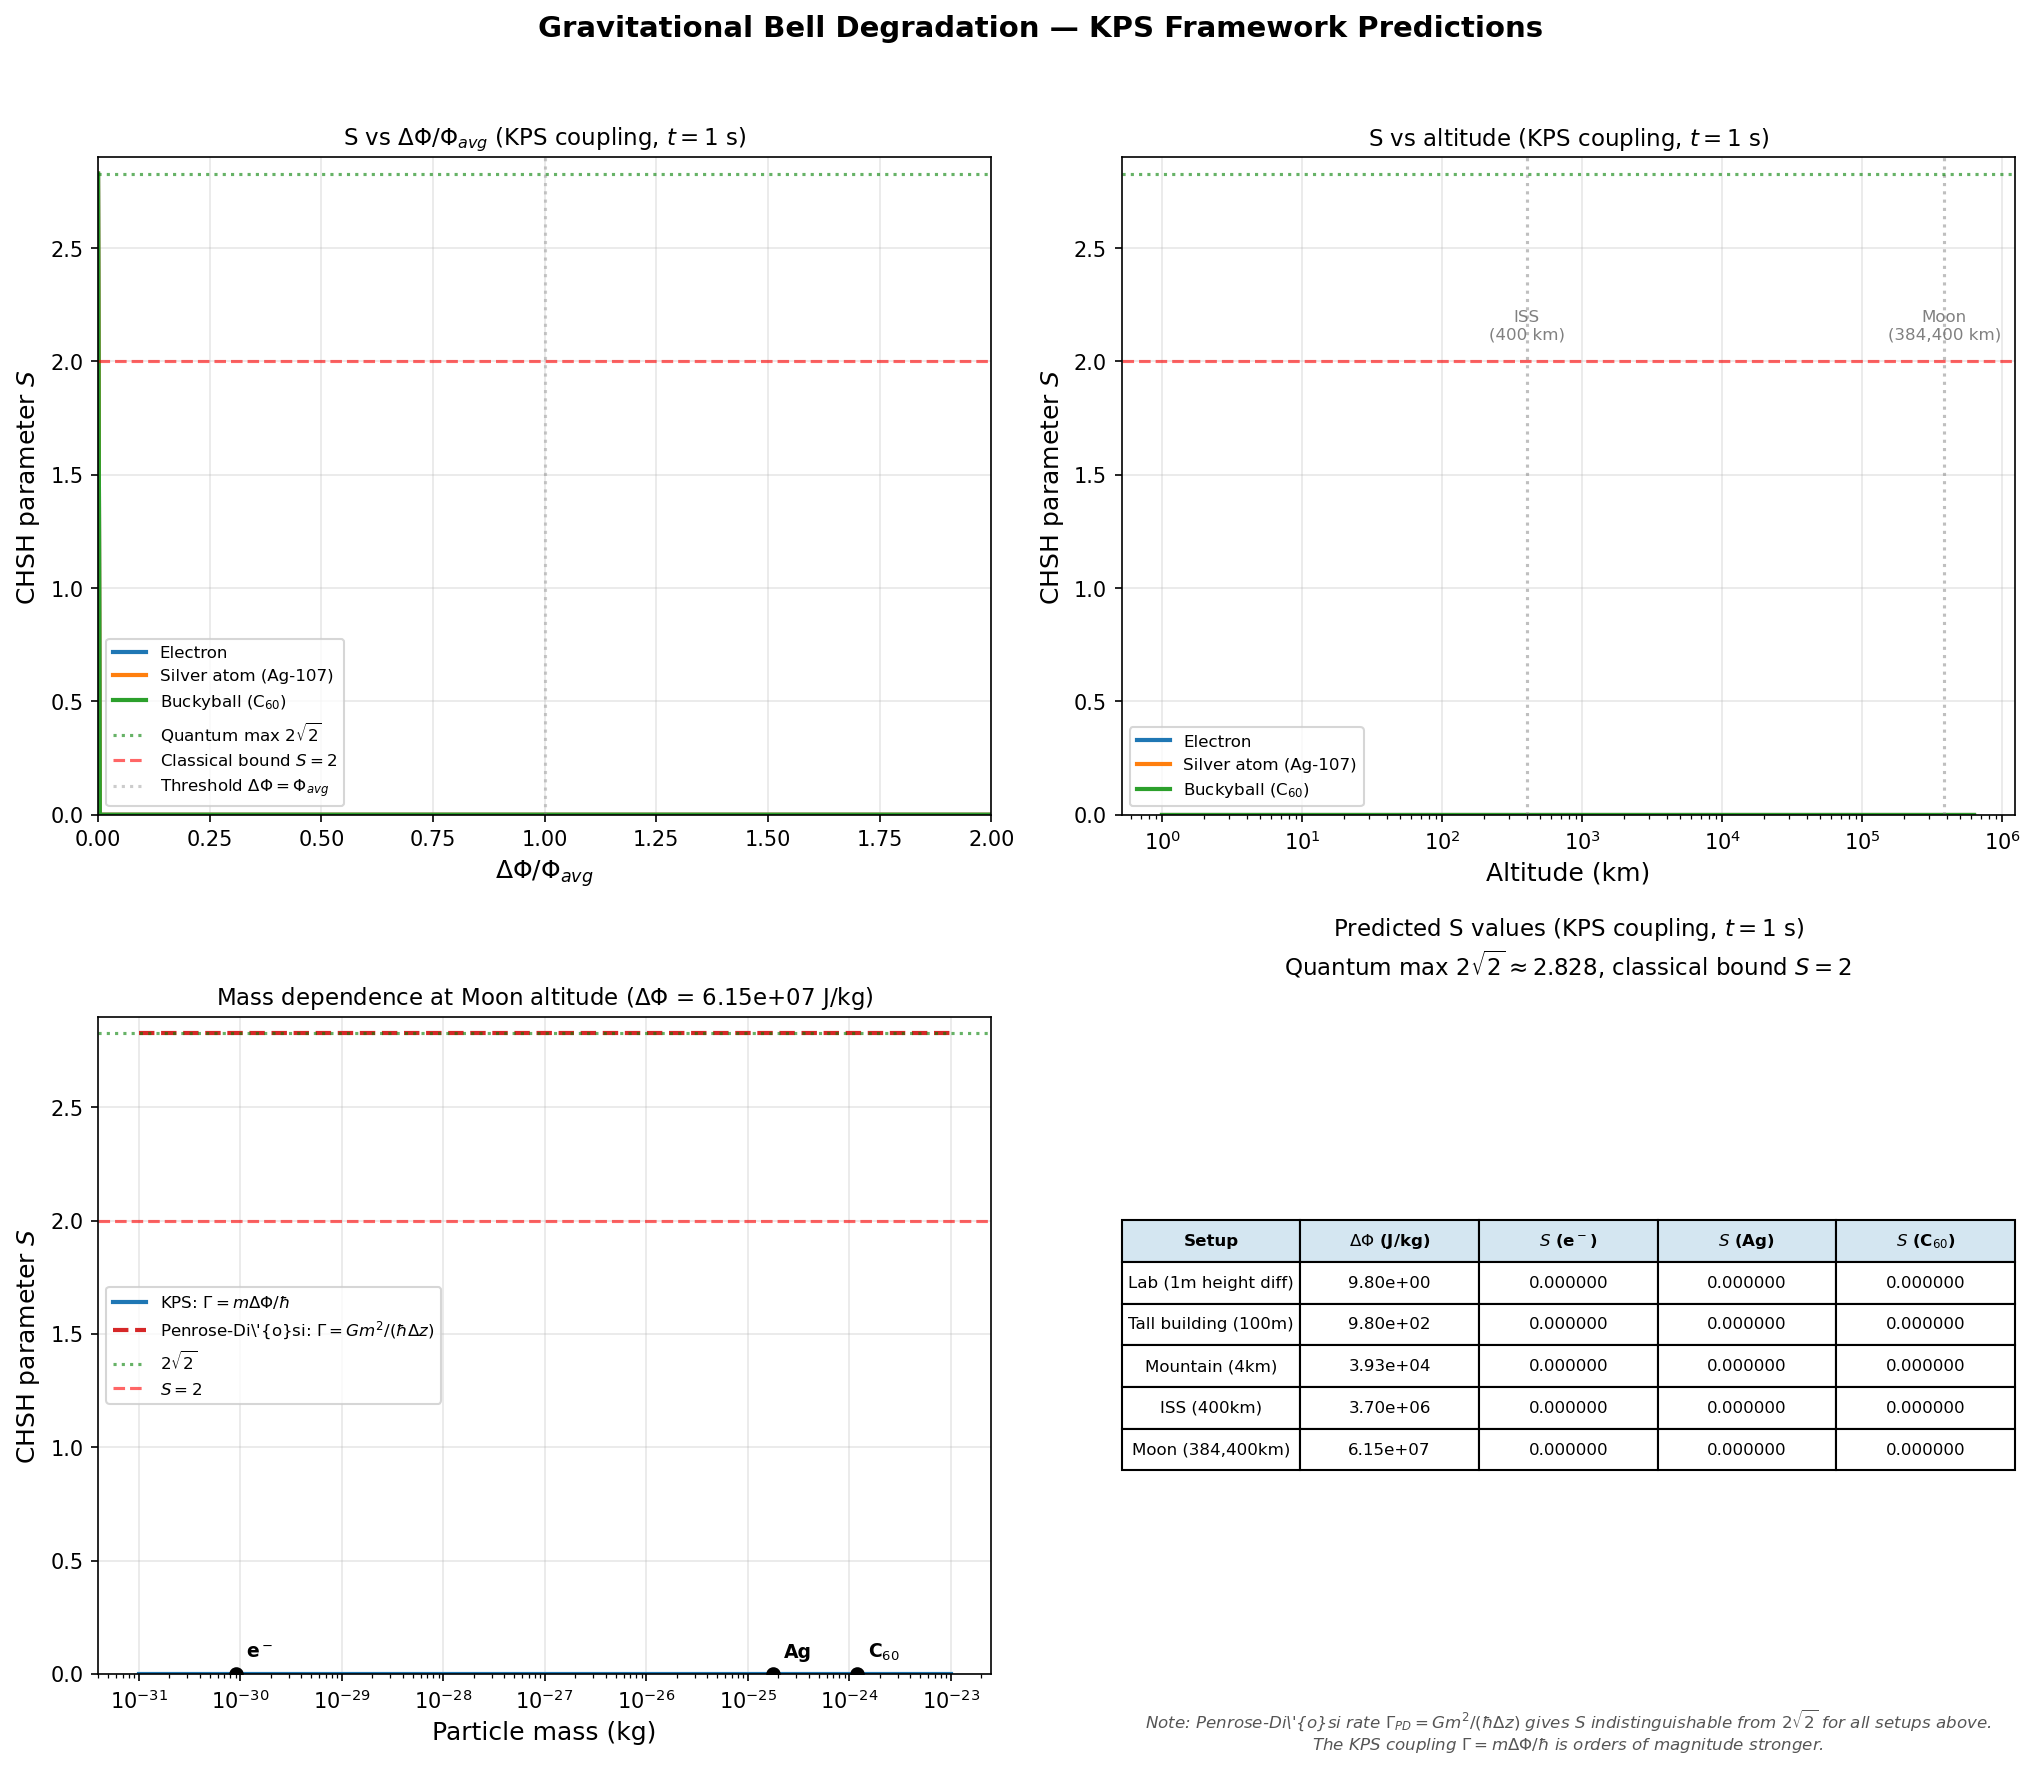

This chart was generated by the following Python code:
import matplotlib
matplotlib.use('Agg')
import matplotlib.pyplot as plt
import numpy as np

"""
gravitational_bell.py -- Gravitational Bell Degradation Prediction
===================================================================

Implements the KPS (Kuramoto Phase Synchronization) model prediction for
Bell inequality (CHSH) degradation due to gravitational decoherence.

PHYSICAL PICTURE
----------------
In the KPS framework, gravity acts as a Kuramoto synchronization field that
couples massive particles to the local gravitational bulk. When two entangled
particles are at different gravitational potentials, they experience different
synchronization rates to the bulk, which degrades Bell correlations.

The CHSH parameter S degrades as:

    S(delta_phi, m, t) = 2 * sqrt(1 + exp(-4 * m * delta_phi * t / hbar))

where:
    delta_phi : gravitational potential difference between detector sites (J/kg)
    m         : particle mass (kg)
    t         : interaction / flight time (s)
    hbar      : reduced Planck constant (J*s)

This uses the stronger coupling estimate Gamma = m * delta_phi / hbar.
The weaker Penrose-Diosi estimate is Gamma_PD = G * m^2 / (hbar * delta_z),
which gives dramatically smaller effects.

THRESHOLD MODEL
---------------
The Kuramoto critical coupling result predicts synchronization breaks when
the gravitational detuning exceeds the bulk coupling:

    delta_phi > phi_avg

For Earth's surface, phi_avg ~ 6.3e7 J/kg (GM/R), so effects become large
only when delta_phi approaches this value -- e.g., Earth-Moon separation.

REFERENCES
----------
- KPS Framework Papers 1-3 (SchrodingerBell repository)
- Penrose, R. "On Gravity's Role in Quantum State Reduction" (1996)
- Diosi, L. "Gravitation and quantum-mechanical localization" (1989)
- CRITIQUE3.md Sections D1-D3: identifies these predictions as novel and testable

IDENTIFIED IN CRITIQUE3.md
---------------------------
Agent 1 (D2): "The prediction S(delta_phi, m, t) = 2*sqrt(1 + exp(-4*m*delta_phi*t/hbar))
is novel and mass-dependent."
Agent 1 (D3): "A mass-dependent degradation would be a clean experimental signature.
This is the strongest prediction of the framework."
Agent 2: "[MISSING] No code implements S(delta_phi, m, t)"
"""

# ─── Physical constants ───────────────────────────────────────────────
G = 6.674e-11         # gravitational constant (m^3 kg^-1 s^-2)
hbar = 1.055e-34      # reduced Planck constant (J s)
c = 3e8               # speed of light (m/s)
R_earth = 6.371e6     # Earth radius (m)
M_earth = 5.972e24    # Earth mass (kg)

phi_avg_earth = 6.3e7  # Earth surface gravitational potential GM/R (J/kg)

# Particle masses
m_electron = 9.109e-31   # electron mass (kg)
m_photon = 0.0           # photon rest mass
m_silver = 1.791e-25     # Ag-107 atom mass (kg)
m_C60 = 1.197e-24        # C60 buckyball mass (kg)

# ─── Model functions ──────────────────────────────────────────────────

def chsh_gravitational(delta_phi, m, t):
    """
    KPS gravitational Bell degradation using the stronger m*delta_phi/hbar coupling.

    S = 2 * sqrt(1 + exp(-4 * m * delta_phi * t / hbar))

    At delta_phi = 0: S = 2*sqrt(2) (maximal quantum violation)
    At delta_phi -> inf: S -> 2 (classical bound)

    Parameters
    ----------
    delta_phi : float or array
        Gravitational potential difference between detectors (J/kg)
    m : float
        Particle mass (kg)
    t : float
        Interaction / flight time (s)

    Returns
    -------
    S : float or array
        CHSH parameter value
    """
    exponent = -4.0 * m * np.abs(delta_phi) * t / hbar
    # Clip to avoid overflow in exp for very large negative exponents
    exponent = np.clip(exponent, -700, 0)
    return 2.0 * np.sqrt(1.0 + np.exp(exponent))


def chsh_penrose_diosi(delta_z, m, t):
    """
    Bell degradation using the Penrose-Diosi gravitational self-energy rate.

    Gamma_PD = G * m^2 / (hbar * delta_z)
    S = 2 * sqrt(1 + exp(-4 * Gamma_PD * t))

    This is the weaker, more conservative estimate. For atoms, this gives
    effectively zero effect at laboratory or even planetary scales.

    Parameters
    ----------
    delta_z : float or array
        Spatial superposition separation (m)
    m : float
        Particle mass (kg)
    t : float
        Interaction / flight time (s)

    Returns
    -------
    S : float or array
        CHSH parameter value
    """
    Gamma_PD = G * m**2 / (hbar * np.abs(delta_z))
    exponent = -4.0 * Gamma_PD * t
    exponent = np.clip(exponent, -700, 0)
    return 2.0 * np.sqrt(1.0 + np.exp(exponent))


def penrose_diosi_rate(m, delta_z):
    """Penrose-Diosi decoherence rate Gamma = G*m^2 / (hbar * delta_z) in rad/s."""
    return G * m**2 / (hbar * np.abs(delta_z))


def kps_rate(m, delta_phi):
    """KPS coupling rate Gamma = m * delta_phi / hbar in rad/s."""
    return m * np.abs(delta_phi) / hbar


def delta_phi_from_altitude(h):
    """
    Gravitational potential difference between Earth surface and altitude h.

    delta_phi = GM * (1/R - 1/(R+h))

    Parameters
    ----------
    h : float or array
        Altitude above Earth surface (m)

    Returns
    -------
    delta_phi : float or array
        Potential difference (J/kg)
    """
    return G * M_earth * (1.0 / R_earth - 1.0 / (R_earth + h))


# ─── Plotting ─────────────────────────────────────────────────────────

def make_plots():
    fig, axes = plt.subplots(2, 2, figsize=(14, 12))
    fig.suptitle(
        'Gravitational Bell Degradation — KPS Framework Predictions',
        fontsize=14, fontweight='bold', y=0.98
    )

    t_flight = 1.0  # 1 second flight/interaction time

    # ── Panel 1: S vs delta_phi/phi_avg for different masses ──────────
    ax = axes[0, 0]
    ratio = np.linspace(0, 2.0, 500)
    delta_phi_vals = ratio * phi_avg_earth

    particles = [
        (m_electron, 'Electron', 'C0'),
        (m_silver,   'Silver atom (Ag-107)', 'C1'),
        (m_C60,      'Buckyball (C$_{60}$)', 'C2'),
    ]

    for m, label, color in particles:
        S = chsh_gravitational(delta_phi_vals, m, t_flight)
        ax.plot(ratio, S, label=label, color=color, linewidth=2)

    ax.axhline(y=2*np.sqrt(2), color='green', linestyle=':', alpha=0.6,
               label=r'Quantum max $2\sqrt{2}$')
    ax.axhline(y=2.0, color='red', linestyle='--', alpha=0.6,
               label='Classical bound $S=2$')
    ax.axvline(x=1.0, color='gray', linestyle=':', alpha=0.4,
               label=r'Threshold $\Delta\Phi = \Phi_{avg}$')

    ax.set_xlabel(r'$\Delta\Phi / \Phi_{avg}$', fontsize=12)
    ax.set_ylabel('CHSH parameter $S$', fontsize=12)
    ax.set_title(r'S vs $\Delta\Phi/\Phi_{avg}$ (KPS coupling, $t=1$ s)', fontsize=11)
    ax.legend(fontsize=8, loc='lower left')
    ax.set_ylim(1.9, 2.9)
    ax.set_xlim(0, 2.0)
    ax.grid(True, alpha=0.3)

    # ── Panel 2: S vs altitude (ISS, Moon) ────────────────────────────
    ax = axes[0, 1]

    # Altitudes from 0 to 500,000 km (log scale)
    h_vals = np.logspace(3, 8.8, 500)  # 1 km to ~600,000 km
    dphi = delta_phi_from_altitude(h_vals)
    ratio_alt = dphi / phi_avg_earth

    for m, label, color in particles:
        S = chsh_gravitational(dphi, m, t_flight)
        ax.semilogx(h_vals / 1e3, S, label=label, color=color, linewidth=2)

    # Mark ISS and Moon altitudes
    h_iss = 400e3       # 400 km
    h_moon = 384400e3   # 384,400 km

    for h_mark, name, xoff in [(h_iss, 'ISS\n(400 km)', 1.5),
                                 (h_moon, 'Moon\n(384,400 km)', 0.3)]:
        dphi_mark = delta_phi_from_altitude(h_mark)
        ax.axvline(x=h_mark/1e3, color='gray', linestyle=':', alpha=0.5)
        ax.annotate(name, xy=(h_mark/1e3, 2.1), fontsize=8, ha='center',
                    color='gray')

    ax.axhline(y=2*np.sqrt(2), color='green', linestyle=':', alpha=0.6)
    ax.axhline(y=2.0, color='red', linestyle='--', alpha=0.6)

    # Mark threshold altitude where delta_phi = phi_avg
    # Solve GM(1/R - 1/(R+h)) = phi_avg => h such that delta_phi = phi_avg
    # phi_avg = GM/R, so delta_phi = phi_avg when 1/R - 1/(R+h) = 1/R => h -> inf
    # Actually delta_phi approaches GM/R asymptotically, so threshold is never reached exactly
    ax.set_xlabel('Altitude (km)', fontsize=12)
    ax.set_ylabel('CHSH parameter $S$', fontsize=12)
    ax.set_title(r'S vs altitude (KPS coupling, $t=1$ s)', fontsize=11)
    ax.legend(fontsize=8, loc='lower left')
    ax.set_ylim(1.9, 2.9)
    ax.grid(True, alpha=0.3)

    # ── Panel 3: Mass-dependent degradation at fixed altitude ─────────
    ax = axes[1, 0]

    masses = np.logspace(-31, -23, 300)  # electron to large molecule
    h_fixed = 384400e3  # Moon altitude
    dphi_fixed = delta_phi_from_altitude(h_fixed)

    # KPS coupling
    S_kps = chsh_gravitational(dphi_fixed, masses, t_flight)

    # Penrose-Diosi coupling (using delta_z ~ 1e-4 m, typical SG separation)
    delta_z_sg = 1e-4
    S_pd = chsh_penrose_diosi(delta_z_sg, masses, t_flight)

    ax.semilogx(masses, S_kps, 'C0-', linewidth=2,
                label=r'KPS: $\Gamma = m\Delta\Phi/\hbar$')
    ax.semilogx(masses, S_pd, 'C3--', linewidth=2,
                label=r'Penrose-Di\'{o}si: $\Gamma = Gm^2/(\hbar\Delta z)$')

    # Mark specific particles
    mark_particles = [
        (m_electron, 'e$^-$'),
        (m_silver,   'Ag'),
        (m_C60,      'C$_{60}$'),
    ]
    for m_mark, name in mark_particles:
        S_mark = chsh_gravitational(dphi_fixed, m_mark, t_flight)
        ax.plot(m_mark, S_mark, 'ko', markersize=6)
        ax.annotate(name, xy=(m_mark, S_mark), xytext=(5, 8),
                    textcoords='offset points', fontsize=9, fontweight='bold')

    ax.axhline(y=2*np.sqrt(2), color='green', linestyle=':', alpha=0.6,
               label=r'$2\sqrt{2}$')
    ax.axhline(y=2.0, color='red', linestyle='--', alpha=0.6,
               label='$S=2$')

    ax.set_xlabel('Particle mass (kg)', fontsize=12)
    ax.set_ylabel('CHSH parameter $S$', fontsize=12)
    ax.set_title(f'Mass dependence at Moon altitude ($\\Delta\\Phi$ = {dphi_fixed:.2e} J/kg)',
                 fontsize=11)
    ax.legend(fontsize=8, loc='center left')
    ax.set_ylim(1.9, 2.9)
    ax.grid(True, alpha=0.3)

    # ── Panel 4: Table of experimental setups ─────────────────────────
    ax = axes[1, 1]
    ax.axis('off')

    # Compute predictions for a table of experimental scenarios
    setups = [
        ('Lab (1m height diff)', 1.0, 9.8),
        ('Tall building (100m)', 1.0, 9.8 * 100),
        ('Mountain (4km)', 1.0, delta_phi_from_altitude(4000)),
        ('ISS (400km)', 1.0, delta_phi_from_altitude(400e3)),
        ('Moon (384,400km)', 1.0, delta_phi_from_altitude(384400e3)),
    ]

    table_data = []
    for setup_name, t_s, dphi_s in setups:
        row = [setup_name, f'{dphi_s:.2e}']
        for m, pname in [(m_electron, 'e'), (m_silver, 'Ag'), (m_C60, 'C60')]:
            S_val = chsh_gravitational(dphi_s, m, t_s)
            Gamma_kps = kps_rate(m, dphi_s)
            Gamma_pd = penrose_diosi_rate(m, delta_z_sg) if dphi_s > 0 else 0
            row.append(f'{S_val:.6f}')
        table_data.append(row)

    col_labels = [
        'Setup', r'$\Delta\Phi$ (J/kg)',
        r'$S$ (e$^-$)', r'$S$ (Ag)', r'$S$ (C$_{60}$)'
    ]

    table = ax.table(
        cellText=table_data,
        colLabels=col_labels,
        loc='center',
        cellLoc='center',
    )
    table.auto_set_font_size(False)
    table.set_fontsize(8)
    table.scale(1.0, 1.6)

    # Style header
    for j in range(len(col_labels)):
        table[0, j].set_facecolor('#d4e6f1')
        table[0, j].set_text_props(fontweight='bold')

    ax.set_title(
        'Predicted S values (KPS coupling, $t=1$ s)\n'
        r'Quantum max $2\sqrt{2} \approx 2.828$, classical bound $S = 2$',
        fontsize=11, pad=20
    )

    # Add footnote about Penrose-Diosi
    ax.text(0.5, -0.05,
            r'Note: Penrose-Di\'{o}si rate $\Gamma_{PD} = Gm^2/(\hbar\Delta z)$ '
            'gives S indistinguishable from $2\\sqrt{2}$ for all setups above.\n'
            'The KPS coupling $\\Gamma = m\\Delta\\Phi/\\hbar$ is orders of magnitude stronger.',
            transform=ax.transAxes, fontsize=8, ha='center', va='top',
            style='italic', color='#555555')

    plt.tight_layout(rect=[0, 0, 1, 0.96])
    plt.savefig('/Users/john-bramble/Desktop/SchrodingerBell/gravitational_bell.png', dpi=150,
                bbox_inches='tight')
    print("Saved gravitational_bell.png")

    # ── Print detailed rate comparison ────────────────────────────────
    print("\n" + "="*70)
    print("RATE COMPARISON: KPS vs Penrose-Diosi")
    print("="*70)
    print(f"{'Particle':<15} {'KPS rate (rad/s)':<25} {'PD rate (rad/s)':<25} {'Ratio KPS/PD':<15}")
    print("-"*70)

    dphi_moon = delta_phi_from_altitude(384400e3)
    for m, name in [(m_electron, 'Electron'), (m_silver, 'Silver (Ag)'), (m_C60, 'C60')]:
        r_kps = kps_rate(m, dphi_moon)
        r_pd = penrose_diosi_rate(m, delta_z_sg)
        ratio_val = r_kps / r_pd if r_pd > 0 else float('inf')
        print(f"{name:<15} {r_kps:<25.4e} {r_pd:<25.4e} {ratio_val:<15.2e}")

    print("\nConclusion: KPS coupling is ~10^18-10^25 stronger than Penrose-Diosi")
    print("for atom/molecule masses. This is the key quantitative uncertainty")
    print("in the framework (see CRITIQUE3.md Section A2, D2).")


if __name__ == '__main__':
    make_plots()
